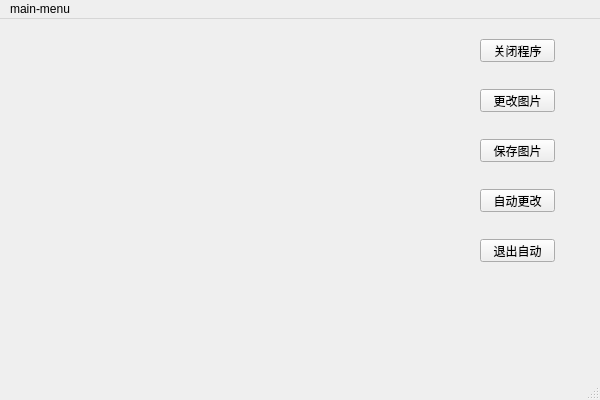
<?xml version="1.0" encoding="UTF-8"?>
<ui version="4.0">
 <class>MainWindow</class>
 <widget class="QMainWindow" name="MainWindow">
  <property name="geometry">
   <rect>
    <x>0</x>
    <y>0</y>
    <width>600</width>
    <height>400</height>
   </rect>
  </property>
  <property name="windowTitle">
   <string>MainWindow</string>
  </property>
  <widget class="QWidget" name="centralwidget">
   <widget class="QLabel" name="label">
    <property name="geometry">
     <rect>
      <x>0</x>
      <y>0</y>
      <width>441</width>
      <height>301</height>
     </rect>
    </property>
    <property name="text">
     <string/>
    </property>
    <property name="textFormat">
     <enum>Qt::AutoText</enum>
    </property>
    <property name="pixmap">
     <pixmap resource="zi_yuan.qrc">:/icon/匿名.png</pixmap>
    </property>
    <property name="scaledContents">
     <bool>true</bool>
    </property>
   </widget>
   <widget class="QPushButton" name="pushButton">
    <property name="geometry">
     <rect>
      <x>480</x>
      <y>70</y>
      <width>75</width>
      <height>23</height>
     </rect>
    </property>
    <property name="text">
     <string>更改图片</string>
    </property>
   </widget>
   <widget class="QPushButton" name="pushButton_2">
    <property name="geometry">
     <rect>
      <x>480</x>
      <y>20</y>
      <width>75</width>
      <height>23</height>
     </rect>
    </property>
    <property name="text">
     <string>关闭程序</string>
    </property>
   </widget>
   <widget class="QPushButton" name="pushButton_3">
    <property name="geometry">
     <rect>
      <x>480</x>
      <y>120</y>
      <width>75</width>
      <height>23</height>
     </rect>
    </property>
    <property name="text">
     <string>保存图片</string>
    </property>
   </widget>
   <widget class="QPushButton" name="pushButton_4">
    <property name="geometry">
     <rect>
      <x>480</x>
      <y>170</y>
      <width>75</width>
      <height>23</height>
     </rect>
    </property>
    <property name="text">
     <string>自动更改</string>
    </property>
   </widget>
   <widget class="QPushButton" name="pushButton_5">
    <property name="geometry">
     <rect>
      <x>480</x>
      <y>220</y>
      <width>75</width>
      <height>23</height>
     </rect>
    </property>
    <property name="text">
     <string>退出自动</string>
    </property>
   </widget>
  </widget>
  <widget class="QMenuBar" name="menubar">
   <property name="geometry">
    <rect>
     <x>0</x>
     <y>0</y>
     <width>600</width>
     <height>18</height>
    </rect>
   </property>
   <widget class="QMenu" name="menu_">
    <property name="title">
     <string>main-menu</string>
    </property>
    <addaction name="actionmenu"/>
    <addaction name="separator"/>
    <addaction name="separator"/>
    <addaction name="separator"/>
    <addaction name="separator"/>
    <addaction name="separator"/>
    <addaction name="separator"/>
    <addaction name="separator"/>
    <addaction name="separator"/>
    <addaction name="separator"/>
    <addaction name="separator"/>
   </widget>
   <addaction name="menu_"/>
  </widget>
  <widget class="QStatusBar" name="statusbar"/>
  <action name="actionmenu">
   <property name="checkable">
    <bool>true</bool>
   </property>
   <property name="text">
    <string>menu</string>
   </property>
  </action>
 </widget>
 <resources>
  <include location="zi_yuan.qrc"/>
  <include location="../.designer/backup/zi_yuan.qrc"/>
 </resources>
 <connections>
  <connection>
   <sender>pushButton_2</sender>
   <signal>clicked()</signal>
   <receiver>MainWindow</receiver>
   <slot>close()</slot>
   <hints>
    <hint type="sourcelabel">
     <x>517</x>
     <y>49</y>
    </hint>
    <hint type="destinationlabel">
     <x>299</x>
     <y>199</y>
    </hint>
   </hints>
  </connection>
 </connections>
</ui>
